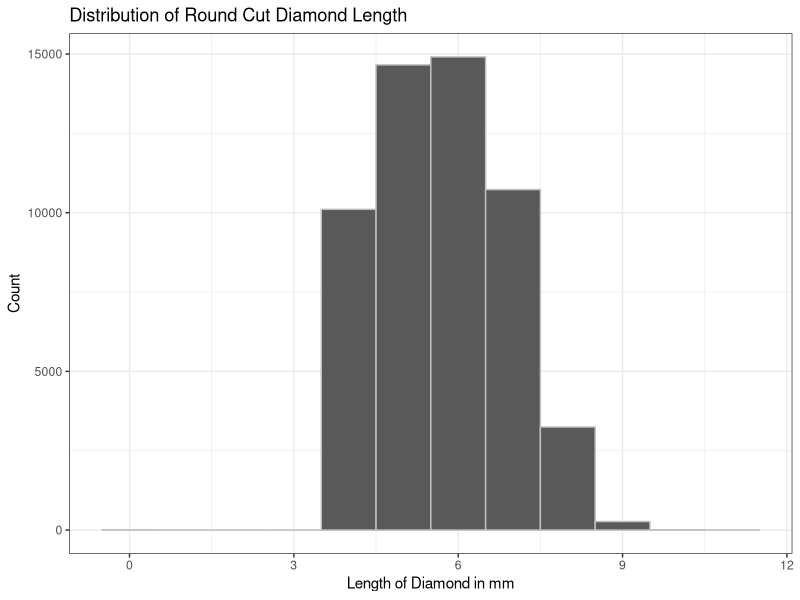
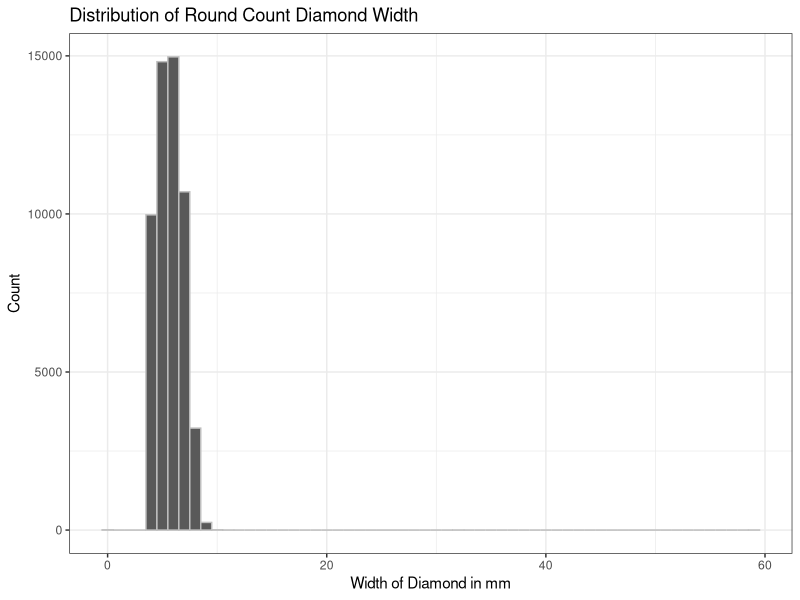
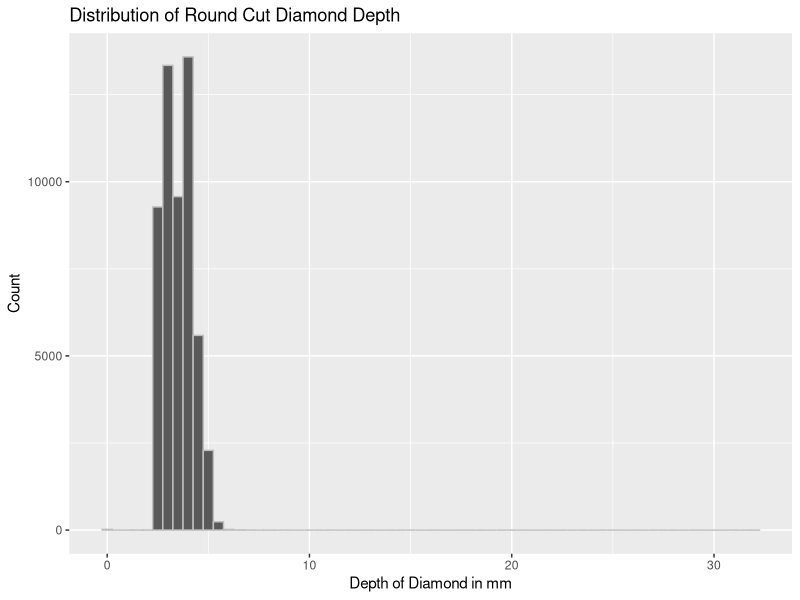
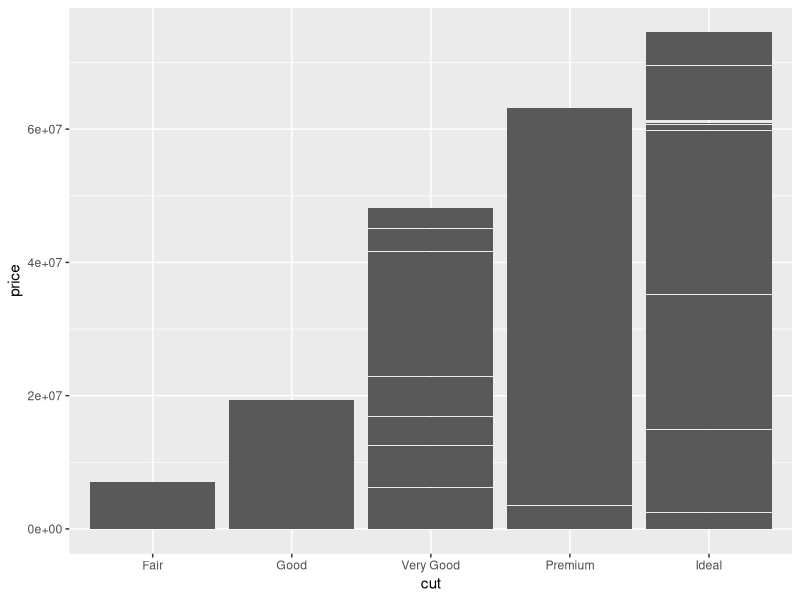
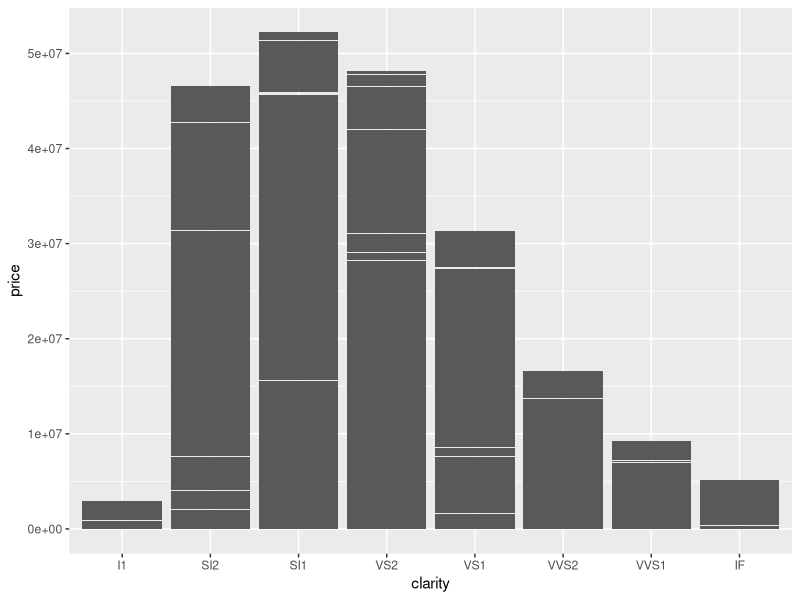
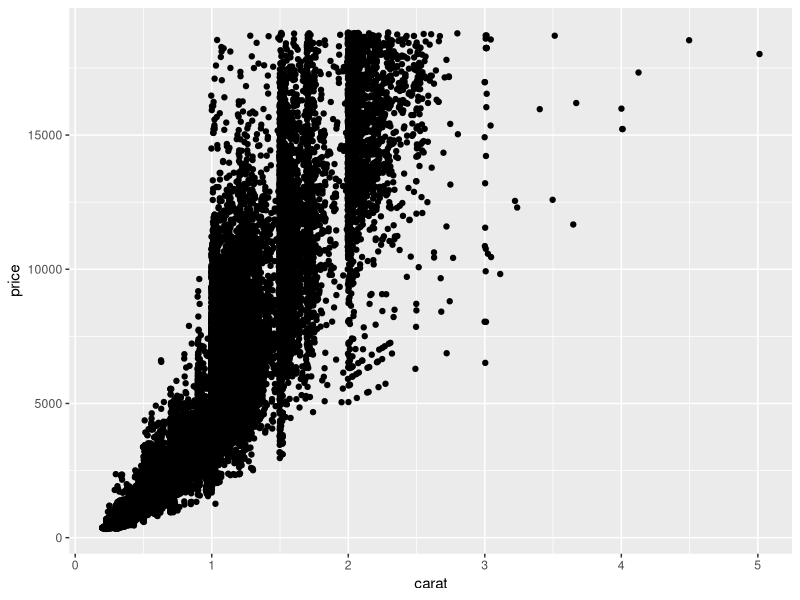
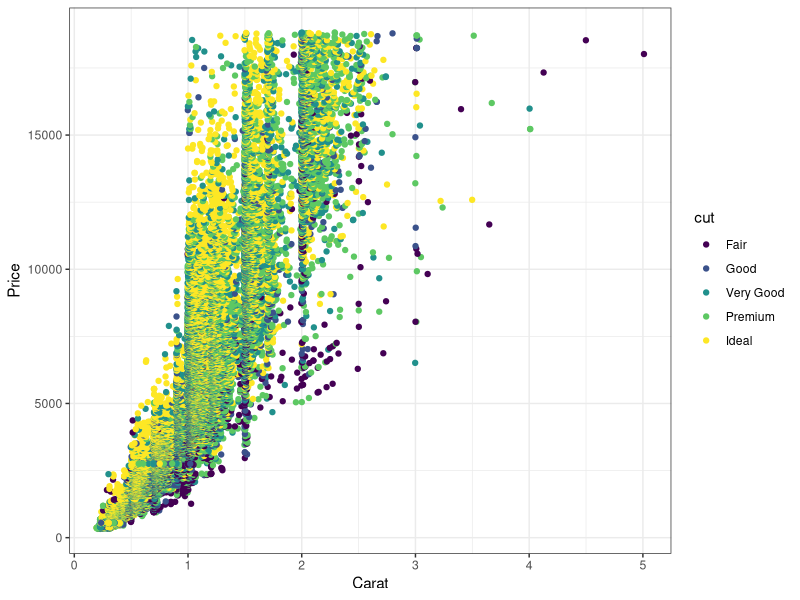
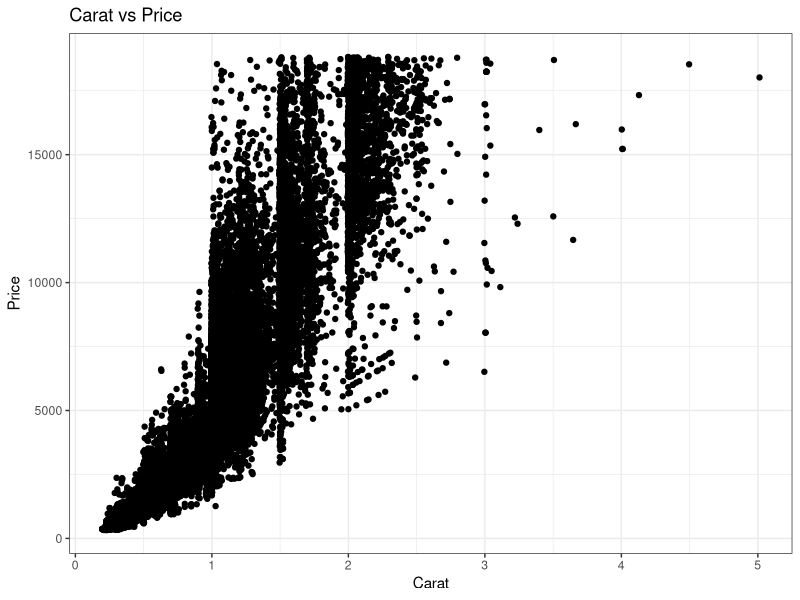

Reproduce these figures in R, in order.
## ---- chunk 1
knitr::opts_chunk$set(echo = TRUE)
## ---- chunk 2
library(tidyverse)
library(corrplot)
?diamonds
head(diamonds)
## ---- chunk 3
ggplot(data = diamonds, aes(x = x)) +
  geom_histogram(binwidth = 1, color = "grey") +
  labs(
    x = "Length of Diamond in mm",
    y = "Count",
    title = "Distribution of Round Cut Diamond Length"
  ) +
  theme_bw()
## ---- chunk 4
ggplot(data = diamonds, aes(x = y)) +
  geom_histogram(binwidth = 1, color = "grey") +
  labs(
    x = "Width of Diamond in mm",
    y = "Count",
    title = "Distribution of Round Count Diamond Width"
  ) +
  theme_bw()

## ---- chunk 5
ggplot(data = diamonds, aes(x = z)) +
  geom_histogram(binwidth = .5, color = "grey") +
  labs(
    x = "Depth of Diamond in mm",
    y = "Count",
    title = "Distribution of Round Cut Diamond Depth"
    
  )
## ---- chunk 6
ggplot() +
  geom_col(data = diamonds, aes(x = cut, y = price))
## ---- chunk 7
ggplot() +
  geom_col(data = diamonds, aes(x = clarity, y = price))
## ---- chunk 8
ggplot() +
  geom_jitter(data = diamonds, aes(x = carat, y = price))
## ---- chunk 9
ggplot() +
  geom_jitter(data = diamonds, aes(x = carat,  y = price, color = cut)) + 
  labs(x = "Carat",
       y = "Price",
       Title = "Carat vs Price with Different Quality Cuts") +
  theme_bw()
## ---- chunk 10
ggplot() +
  geom_jitter(data = diamonds, aes(x = carat, y = price)) +
  labs(
    x = "Carat",
    y = "Price",
    title = "Carat vs Price") +
  theme_bw()
